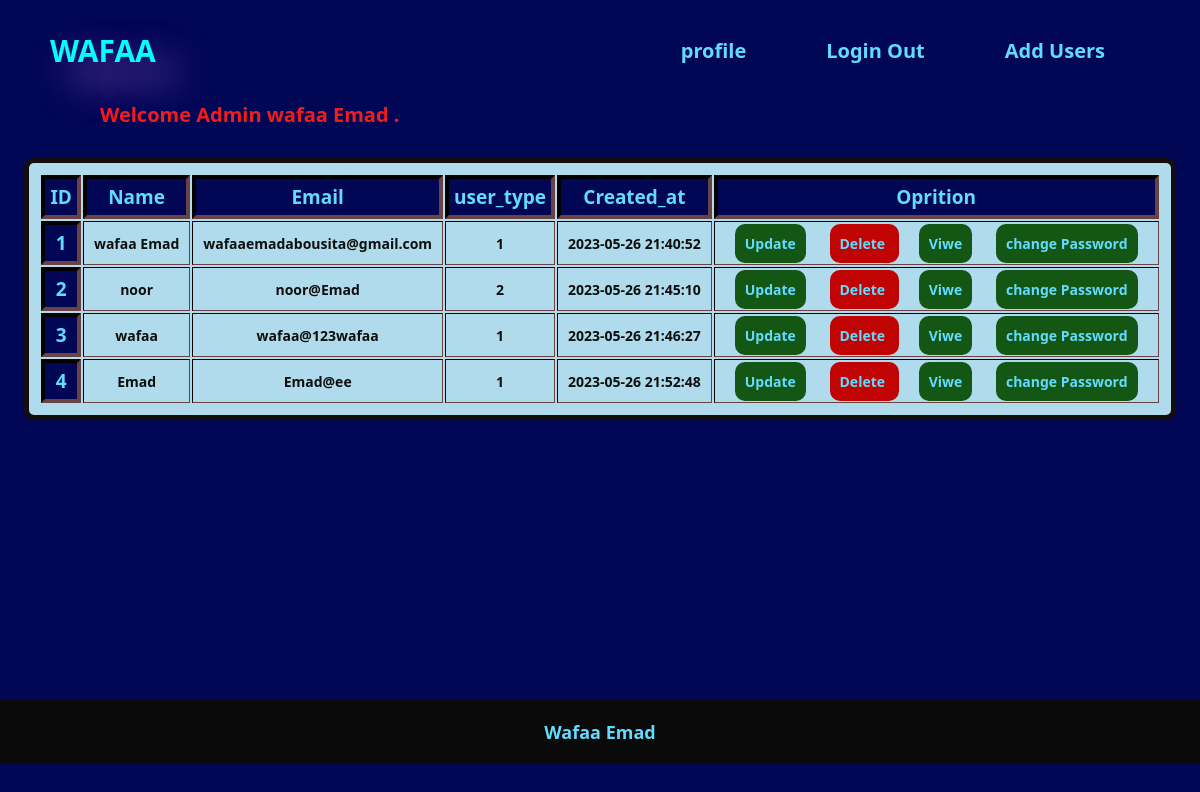
The page /page_admin.php (signed in) on the database its author committed.
### tables this page shows
CREATE TABLE `users` (
  `id` int(15) NOT NULL,
  `name` varchar(50) NOT NULL,
  `email` varchar(50) NOT NULL,
  `password` varchar(50) NOT NULL,
  `role` int(1) NOT NULL COMMENT 'ueser=2,admin=1',
  `created_at` datetime DEFAULT current_timestamp()
);

### class.php (called while the page is built, shortened)
<?php
class DB_con{
    private $con;
  function __construct(){
     $this->con = new mysqli(DB_SERVER,DB_USER,DB_PASS,DB_NAME);
     if ($this->con->connect_error){
      echo "Failed to connect to MySQL: " . $this->con->connect_error;
     }else{
      return $this->con;
      }
    }
 public function select(){
   $db_users = "SELECT *FROM users";
   $res=$this->con->query($db_users);
   return $res;
 }
}
?>

### page_admin.php (the view, shortened to what this page needs)
<?php
include_once("class.php");
?>
<!doctype html>
<html lang="en">
  <head>
     <link rel="stylesheet" href="./style/w.css">
  </head>
  <body>
  <header class="hed">
    <h class="logo"> wafaa  </h>
    <div class="dropdown">
          <ul>
          <li><a href="profile.php" > profile </a></li>
            <li><a href="logout.php">Login Out</a></li>
            <li><a href="regest.php" > Add Users </a></li>
          </ul>
</div>
  </header>
  <div > <?php
    if(isset($_SESSION["w"]) ){
      echo  $_SESSION["w"];
    }?>
   </div>
<div >
   <table border="2">
      <thead>
        <tr>
           <th>ID</th>
           <th> Name</th>
           <th>Email</th>
           <th> user_type </th>
           <th> Created_at </th>
           <th> Oprition </th>
        </tr>
      </thead>
     <tbody>
     <tr>
     <?php
         $selctdata=new DB_con();
        $select=$selctdata->select();
     while ($row=$select->fetch_assoc()) {
      ?>
        <th><?php echo $row['id']?></th>
        <td><?php echo $row['name']?></td>
        <td><?php echo $row['email']?></td>
        <td><?php echo $row['role']?></td>
        <td><?php echo $row['created_at']?></td>
        <td > <a class='w1' href='update.php?id=<?php  echo $row['id'];?>'> Update</a>
             <a class='w2' onClick= 'return checkdelete()' href='delete.php?id= <?php  echo $row['id'];?> ' > Delete </a>
             <a class='w1'  href='show.php?id=<?php echo $row['id']; ?> '> Viwe</a>
             <a class='w1' href='change_pass.php?id=<?php  echo $row['id']; $_SESSION['page']=1;?>'> change Password </a></td>
      </tr>
      <?php	}  ?>
    </tbody>
  </table>
<div>
<footer class="foot"> Wafaa Emad</footer>
</div>
  </body>
</html>

### style/w.css (style rules this page uses)
* { margin: 0; padding: 0px; box-sizing: border-box; }
body { height: 100%; font-family: system-ui; background-color: #010655; min-height: 100%; display: flex; flex-direction: column; }
header { display: flex; justify-content: space-between; align-items: center; margin: 20px; position: relative; padding: 10px 20px 10px 30px; }
header .logo { font-size:30px ; color: aqua; font-weight: bold; text-transform: uppercase; text-shadow: 20px 20px 40px #b56fd6; }
header ul { display: flex; justify-content: center; align-items: center; list-style: none; font-size: 20px; }
header ul li { margin-right: 30px; }
header ul li a { padding: 6px 15px ; }
a { color: #63DBFF; text-decoration: none; font-weight: bold; margin: 10px; }
footer { bottom: 0px ; left: 0; color: rgb(58, 55, 55); font-weight: bold; margin-top: 300px; font-size: 40px; position: fixed; padding: 20px; }
table { border: #e8edee; background-color: #afdbec; border: 5px solid #140d0d; border-radius: 10px; padding: 10px; margin: auto; margin-bottom: 100px; margin-top: 30px; }
table tr { padding: 30px; color: rgb(15, 15, 14); }
table tr td { font-weight: bold; font-size: 14px; padding: 10px; text-align: center; }
table tr th { font-weight: bold; padding: 5px; color: #63DBFF; text-align: center; font-size: 19px; border-width: 4px; background-color: #010655; }
.w1 { background-color: rgb(20, 87, 20); padding: 10px; border-radius: 10px; }
.w2 { background-color: rgb(192, 4, 4); padding: 10px; border-radius: 10px; }
.foot { background-color: #0a0a0a; color: #63DBFF; width: 100%; text-align: center; font-size: 18px; margin-top: 280px; position:relative; bottom: 0; }
.wel { font-weight: bold; color: #f11d1d; padding-left: 100px; font-size: 20px; }

### rows shown on the page
users: id "1", name "wafaa Emad", email "wafaaemadabousita@gmail.com", role "1", created_at "2023-05-26 21:40:52"
users: id "2", name "noor", email "noor@Emad", role "2", created_at "2023-05-26 21:45:10"
users: id "3", name "wafaa", email "wafaa@123wafaa", role "1", created_at "2023-05-26 21:46:27"
users: id "4", name "Emad", email "Emad@ee", role "1", created_at "2023-05-26 21:52:48"

### other values the page prints
$_SESSION["w"] "Welcome Admin wafaa Emad ."
